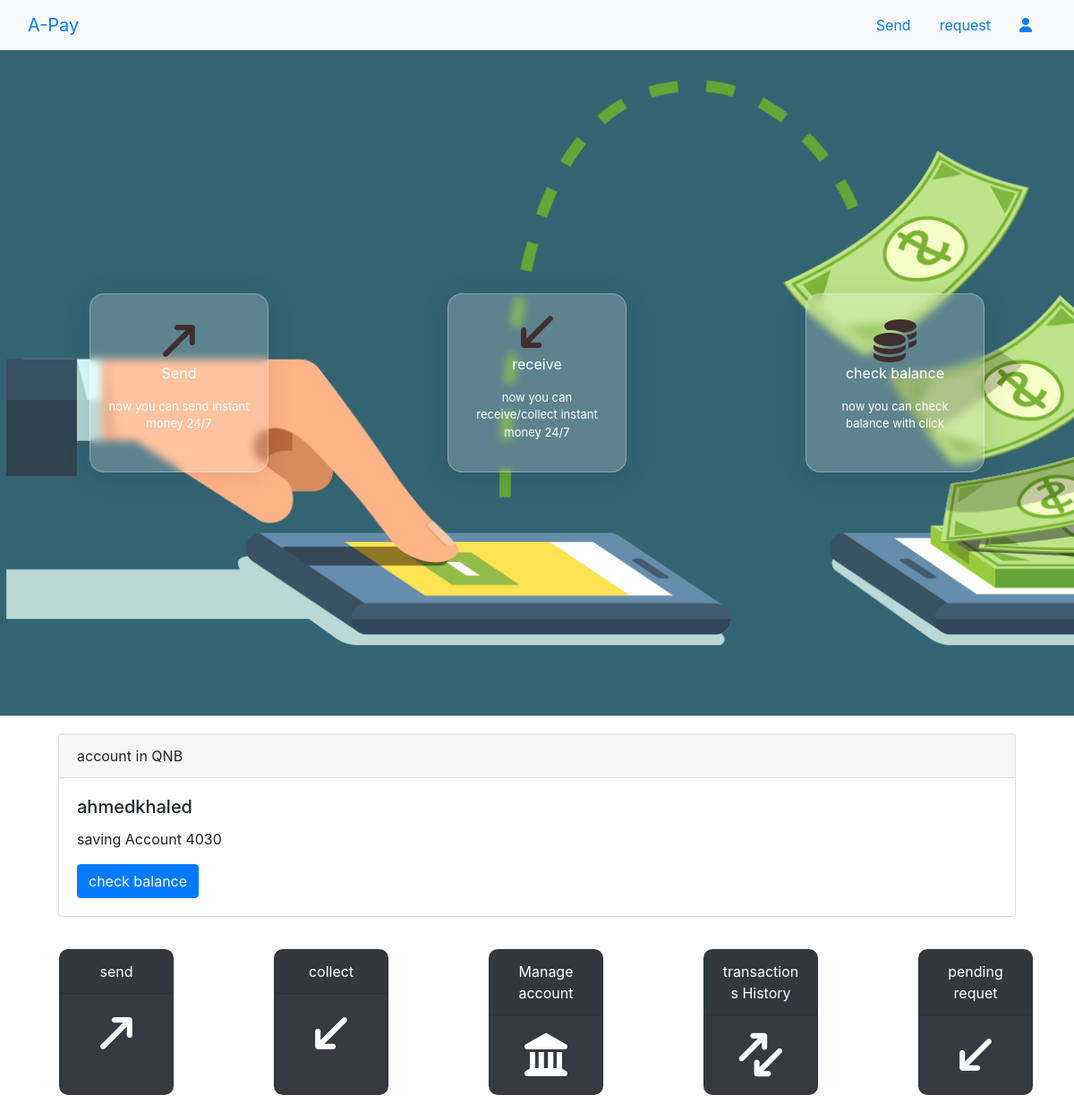
Page /views/index.php (signed in) on the committed database.
### tables this page shows
CREATE TABLE `banks` (
  `id` int(11) NOT NULL,
  `name` text NOT NULL
);

CREATE TABLE `user` (
  `id` int(11) NOT NULL,
  `firstName` text NOT NULL,
  `lastName` text NOT NULL,
  `phone` text NOT NULL,
  `password` text NOT NULL,
  `role_id` int(11) NOT NULL,
  `status` varchar(30) NOT NULL,
  `email` text NOT NULL
);

CREATE TABLE `account` (
  `id` int(11) NOT NULL,
  `user_id` int(11) NOT NULL,
  `bank_id` int(11) NOT NULL,
  `iban` int(11) NOT NULL,
  `Balance` int(11) NOT NULL
);

### controllers/DBcon.php (called while the page is built, shortened)
<?php
class DBcon {
  public $dbhost="localhost";
  public $dbuser="root";
  public $dbpass="";
  public $dbname="apay";
  public function openconnection() {
    $this->connection = new mysqli($this->dbhost, $this->dbuser,$this->dbpass,$this->dbname);
    if($this->connection->connect_error){
        echo "Error in connection". $this->connection->connect_error;
        return false;
    }else{
        return true;
    }
  }
  public function select($qry) {
    $result = $this->connection->query($qry);
    if(!$result){
      echo "Error in query" .mysqli_error($this->connection);
      return false;
    }else{
      return $result->fetch_all(MYSQLI_ASSOC);
    }
  }
}
?>

### controllers/usercontroller.php (called while the page is built, shortened)
<?php
require_once '../controllers/DBcon.php';
class usercontroller
{
    public function getaccounts(){
        $this ->DB = new DBcon();
        if($this->DB->openconnection())
        {
            $user_id = $_SESSION['user_id'];
            $query = "SELECT *
            FROM account
            JOIN user ON account.user_id = user.id
            JOIN banks ON account.bank_id = banks.id
            WHERE user_id = '$user_id'";
            $result = $this -> DB->select($query);
            if($result === false){
                echo "ERROR in query";
                $this->DB->closeconnection();
                return false;
            }
            else
            {
                return $result;
            }
        }
        else
        {
            echo "error in database connection";
            $this->DB->closeconnection();
            return false;
        }
    }
}
?>

### views/components/main_bank.php (the view, shortened to what this page needs)
<?php
function bankcard($account){
  echo '<div class="card margin-crads" style="margin:20px;">
  <div class="card-header">
    account in '.$account["name"].'
  </div>
  <div class="card-body">
    <h5 class="card-title">'. $account["firstName"] . $account["lastName"] .'</h5>
    <p class="card-text">saving Account '. $account["iban"] .'</p>
    <button type="button" class="btn btn-primary" data-toggle="modal" data-target="#myModal'. $account["iban"] .'">
    check balance
</button>
  </div>
</div>
<div class="modal fade" id="myModal'. $account["iban"] .'">
  <div class="modal-dialog">
    <div class="modal-content">
      <div class="modal-header">
        <h4 class="modal-title">'. $account["Balance"] .' $</h4>
        <button type="button" class="close" data-dismiss="modal">&times;</button>
      </div>
      <div class="modal-footer">
        <button type="button" class="btn btn-danger" data-dismiss="modal">Close</button>
      </div>
    </div>
  </div>
</div>
';
}

### views/css/index.css (style rules this page uses)
* { padding: 0 ; margin: 0; }

### rows in the picture
banks: name "QNB"
user: firstName "ahmed", lastName "khaled"
account: iban "4030"

### other values in the picture
$typeOfService "send collect Manage account transactions History pending requet"
